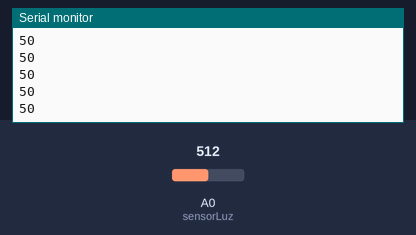
The sketch below on a simulated Arduino Uno, built with avr-gcc and run on an emulated ATmega328P. On the bench: the last lines printed to the serial monitor. Inputs (shaded band) come from the test bench; at power-on: A0 (sensorLuz) = 512.

Above: at 1.2 s.
1.3 s: A0 (sensorLuz) set to 716
At 1.31 s:
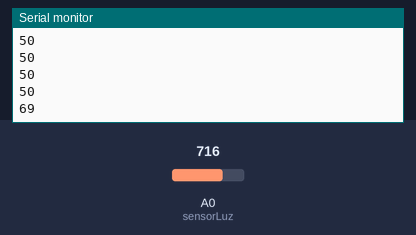
2.8 s: A0 (sensorLuz) set to 900
At 2.81 s:
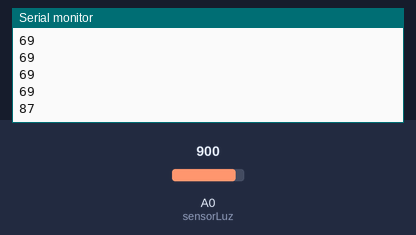
Timing chart, 0 to 5.8 s (numbered marks = the images above; inputs shaded):
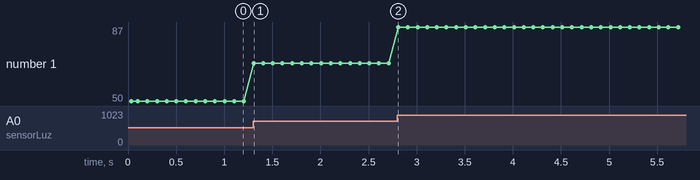

The sketch:

Sensor-LDR.ino
```cpp
const int sensorLuz = 0; // pino de entrada do LDR
int valor = 0;
int valorLido = 0;

void setup() {
  Serial.begin(9600);
  Serial.println("Lendo valores a partir de um LDR");

}

void loop() {
  valorLido = analogRead(sensorLuz);
  valor = map(valorLido, 0, 1023, 0, 100);
  Serial.println(valor);
  delay(100);
}
```

Measured:
- after the input at 1.3 s, the serial monitor: prints a new line at once (image 1)
- after the input at 2.8 s, the serial monitor: prints a new line at once (image 2)
- plotted number 1: 50 → 69 after the input at 1.3 s, 69 → 87 after the input at 2.8 s
